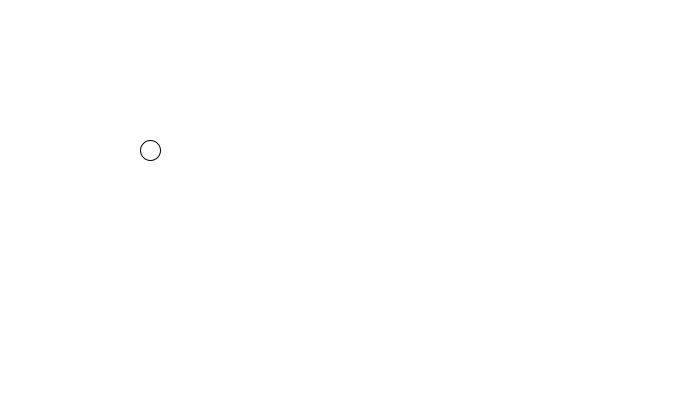
Frame 1 (no input)
Frame 60 (the mouse pressed at the canvas centre just before this capture): identical to frame 1, image omitted
Frame 120 (the mouse held since frame 60 and released just before this capture): identical to frame 1, image omitted

The Processing sketch that drew this single still picture (run headless with seeded random() and noise(); from frame 60 on, the mouse is pressed at the canvas centre):

// Processing sketch: processing_36426
// ── processing_36426.pde

float a=150;
float b=150;
float c=255;
float ballsize =20;

void setup()
{

  size(700,400);
  background(255);
  stroke(0);
}

void draw()
{



  background(255);
  stroke(0);
  fill(c);
  if(dist(a,b,mouseX,mouseY)>105)
    c=(255);
  ellipse(a,b,ballsize,ballsize);


  if(dist(a,b,mouseX,mouseY)<100) {
    {  
      a=a-(mouseX-a)/15;
      b=b-(mouseY-b)/15;
    }
    {

      if(dist(a,b,mouseX,mouseY)<10) {
        a=random(700);
        b=random(400);
      }
      if(dist(a,b,mouseX,mouseY)<120) {
        c=(0);
      }
      //if(dis//
    }
  }
}
